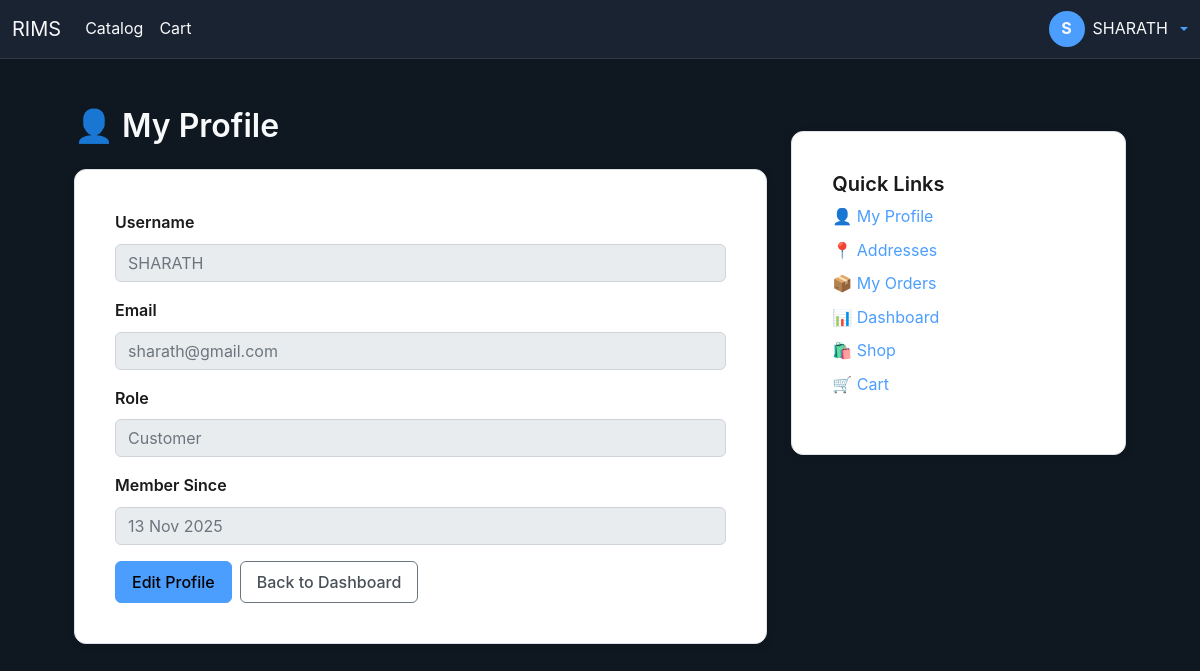
Page /user/profile (signed in) on the committed database.
### models.py (models this page shows)
class User(UserMixin, db.Model):
    __tablename__ = 'user'
    id = db.Column(db.Integer, primary_key=True)
    username = db.Column(db.String(100), unique=True, nullable=False)
    password_hash = db.Column(db.String(200), nullable=False)
    email = db.Column(db.String(120), unique=True)
    role = db.Column(db.String(20), default='customer')
    created_at = db.Column(db.DateTime, default=datetime.utcnow)

### blueprints/user_dashboard.py (the view)
@user_bp.route('/profile')
@login_required
def profile():
    return render_template('user/profile.html', user=current_user)

### templates/user/profile.html (shortened to what this page needs)
{% extends 'base.html' %}
{% block content %}
<div class="container py-4">
  <div class="row">
    <div class="col-md-8">
      <h2 class="mb-3">👤 My Profile</h2>
      <div class="card mt-4">
        <div class="card-body">
          <div class="mb-3">
            <label class="form-label"><strong>Username</strong></label>
            <input type="text" class="form-control" value="{{ user.username }}" disabled>
          </div>
          <div class="mb-3">
            <label class="form-label"><strong>Email</strong></label>
            <input type="email" class="form-control" value="{{ user.email or '' }}" disabled>
          </div>
          <div class="mb-3">
            <label class="form-label"><strong>Role</strong></label>
            <input type="text" class="form-control" value="{{ user.role|capitalize }}" disabled>
          </div>
          <div class="mb-3">
            <label class="form-label"><strong>Member Since</strong></label>
            <input type="text" class="form-control" value="{{ user.created_at.strftime('%d %b %Y') if user.created_at else 'N/A' }}" disabled>
          </div>
          <div class="d-flex gap-2 mt-3">
            <a href="{{ url_for('user_dashboard.edit_profile') }}" class="btn btn-primary">Edit Profile</a>
            <a href="{{ url_for('user_dashboard.dashboard') }}" class="btn btn-outline-secondary">Back to Dashboard</a>
          </div>
        </div>
      </div>
    </div>
    <div class="col-md-4">
      <div class="card mt-4">
        <div class="card-body">
          <h5 class="card-title">Quick Links</h5>
          <ul class="list-unstyled">
            <li class="mb-2"><a href="{{ url_for('user_dashboard.profile') }}" class="text-decoration-none">👤 My Profile</a></li>
            <li class="mb-2"><a href="{{ url_for('user_dashboard.addresses') }}" class="text-decoration-none">📍 Addresses</a></li>
            <li class="mb-2"><a href="{{ url_for('user_dashboard.orders') }}" class="text-decoration-none">📦 My Orders</a></li>
            <li class="mb-2"><a href="{{ url_for('user_dashboard.dashboard') }}" class="text-decoration-none">📊 Dashboard</a></li>
            <li class="mb-2"><a href="{{ url_for('catalog.catalog') }}" class="text-decoration-none">🛍️ Shop</a></li>
            <li class="mb-2"><a href="{{ url_for('cart.index') }}" class="text-decoration-none">🛒 Cart</a></li>
          </ul>
        </div>
      </div>
    </div>
  </div>
</div>
{% endblock %}

### templates/base.html (shortened to what this page needs)
<!doctype html>
<html>
<head>
  <link href="https://cdn.jsdelivr.net/npm/bootstrap@5.3.0/dist/css/bootstrap.min.css" rel="stylesheet">
</head>
<body>
  <nav class="navbar navbar-expand-lg navbar-dark">
    <div class="container-fluid">
      <a class="navbar-brand" href="{{ url_for('home') }}">RIMS</a>
      <div class="collapse navbar-collapse" id="mainNav">
        <ul class="navbar-nav me-auto">
          <li class="nav-item"><a class="nav-link" href="{{ url_for('catalog.catalog') }}">Catalog</a></li>
          <li class="nav-item"><a class="nav-link" href="{{ url_for('cart.index') }}">Cart</a></li>
        </ul>
        <div class="d-flex align-items-center ms-3">
          {% if current_user.is_authenticated %}
            <div class="dropdown">
              <a class="d-flex align-items-center text-decoration-none dropdown-toggle" href="#" id="profileMenu" data-bs-toggle="dropdown" aria-expanded="false">
                <div class="profile-icon me-2">{{ (current_user.username[0]|upper) if current_user.username else 'U' }}</div>
                <div class="d-none d-md-block me-2" style="color:var(--muted);">{{ current_user.username }}</div>
              </a>
            </div>
          {% else %}
            <a class="btn btn-sm btn-outline-primary me-2" href="{{ url_for('auth.login') }}">Sign in</a>
            <a class="btn btn-sm btn-primary" href="{{ url_for('auth.register') }}">Register</a>
          {% endif %}
        </div>
      </div>
    </div>
  </nav>
  <div class="container py-4">
    {% block content %}{% endblock %}
  </div>
</body>
</html>

### templates/base.html (style rules this page uses)
:root { --surface: #0f1720; --accent: #4c9efe; --muted: rgba(255,255,255,0.75); color-scheme: dark; }
body { background: var(--surface); color: #f8f9fa !important; font-family: Inter, system-ui, -apple-system, 'Segoe UI', Roboto, 'Helvetica Neue', Arial; font-size: 16px; line-height: 1.6; }
.container { max-width: 1100px; }
.card { background: #ffffff !important; border: 1px solid #dee2e6 !important; border-radius: 12px; color: #1a1a1a !important; box-shadow: 0 2px 8px rgba(0,0,0,0.1); }
.card, .card * { color: #1a1a1a !important; }
h1, h2, h3, h4, h5, h6 { color: #f8f9fa !important; font-weight: 600; margin-bottom: 1rem; }
.card h1, .card h2, .card h3, .card h4, .card h5, .card h6 { color: #1a1a1a !important; }
p, div, span, label { color: #f8f9fa !important; }
.card p, .card div, .card span, .card label { color: #1a1a1a !important; }
a { color: var(--accent) !important; text-decoration: none; }
input.form-control, textarea.form-control, select.form-select { color: #1a1a1a !important; background: #ffffff !important; border: 1px solid #ced4da !important; }
input.form-control:disabled { background: #e9ecef !important; color: #6c757d !important; }
.btn { font-weight: 500; padding: 0.5rem 1rem; }
.btn-primary { background: var(--accent); border-color: var(--accent); color: #000000 !important; }
.profile-icon { width: 36px; height: 36px; border-radius: 50%; background: var(--accent); display: inline-flex; align-items: center; justify-content: center; color: #fff; font-weight: 700; }
.navbar { background: #1a2332 !important; border-bottom: 1px solid rgba(255,255,255,0.1); }
.navbar-brand, .nav-link { color: #f8f9fa !important; }
.container { color: #f8f9fa !important; }
label, .form-label { color: #f8f9fa !important; font-weight: 500; margin-bottom: 0.5rem; }
.card label, .card .form-label { color: #1a1a1a !important; }
strong, b { color: #f8f9fa !important; font-weight: 600; }
.card strong, .card b { color: #1a1a1a !important; }
.mt-4 { margin-top: 1.5rem !important; }
.card { padding: 1.5rem; }
.card a:not(.btn) { color: var(--accent) !important; }
.card ul li, .card ol li { color: #1a1a1a !important; }
div, span { color: inherit; }
.card-body * { color: #1a1a1a !important; }
.card-body h1, .card-body h2, .card-body h3, .card-body h4, .card-body h5, .card-body h6 { color: #1a1a1a !important; }
.btn-outline-secondary { color: #495057 !important; border-color: #6c757d !important; background: transparent !important; }
* { visibility: visible !important; }
.card, .card * { visibility: visible !important; }

### rows in the picture
User: username "S", username "SHARATH", email "sharath@gmail.com", role "Customer", created_at "13 Nov 2025"
